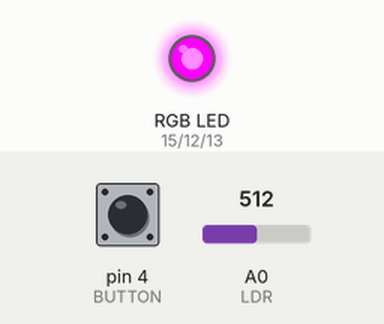
The sketch below on a simulated Arduino Uno, built with avr-gcc and run on an emulated ATmega328P. On the bench: an RGB LED mixed from three pins (HIGH = lit). The test bench sets the inputs (shaded band); at power-on: pin 4 (BUTTON) LOW, A0 (LDR) = 512. What the sketch prints to the serial monitor is not drawn.

Above: at 0.1 s.
Timing chart, 0 to 1.6 s (numbered marks = the images above):
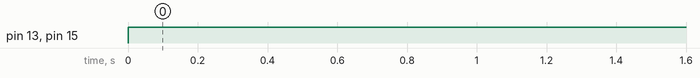

The sketch:

ButtonLEDLDR.ino
```cpp
// Witty Cloud Board specifc pins
const int LDR = A0;
const int BUTTON = 4;
const int RED = 15;
const int GREEN = 12;
const int BLUE = 13;

String LDRvalue;
String ButtonState;

void setup()
{
	Serial.begin(115200);
	Serial.print("Hello From ESP8266! ");
	Serial.println("");

	// Initialize LDR, Button and RGB LED
	pinMode(LDR, INPUT);
	pinMode(BUTTON, INPUT);
	pinMode(RED, OUTPUT);
	pinMode(GREEN, OUTPUT);
	pinMode(BLUE, OUTPUT);
}

void loop()
{

	analogWrite(RED, 255);
	analogWrite(GREEN, 0);
	analogWrite(BLUE, 1024);

	LDRvalue = analogRead(LDR);

	ButtonState = digitalRead(BUTTON);

	Serial.println("LDR: " + LDRvalue + "\t" + "Button: " + ButtonState);

	delay(200);
}
```

Measured:
- by itself, pin 13 (BLUE), pin 15 (RED): LOW → HIGH at 0.00 s
